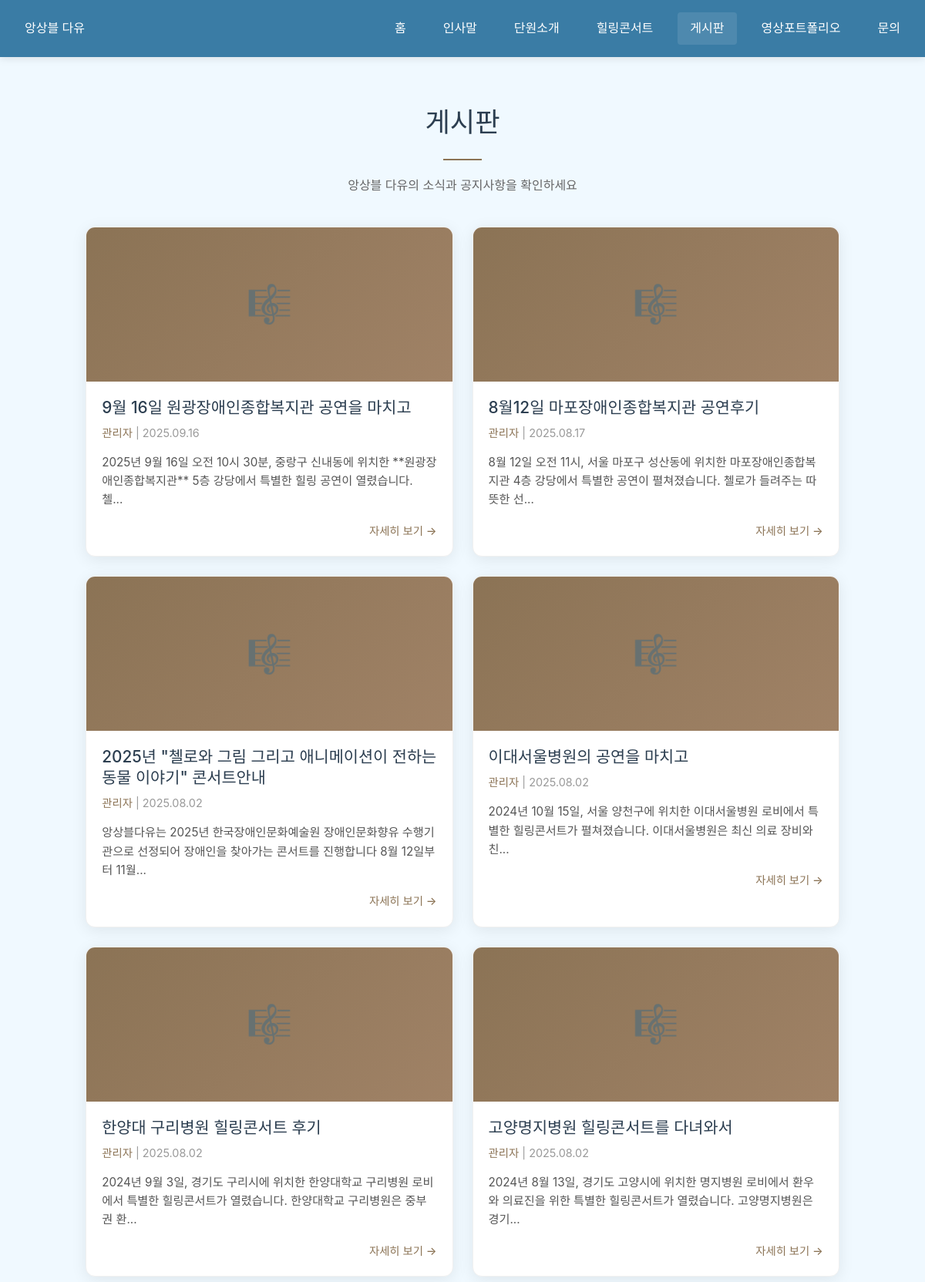
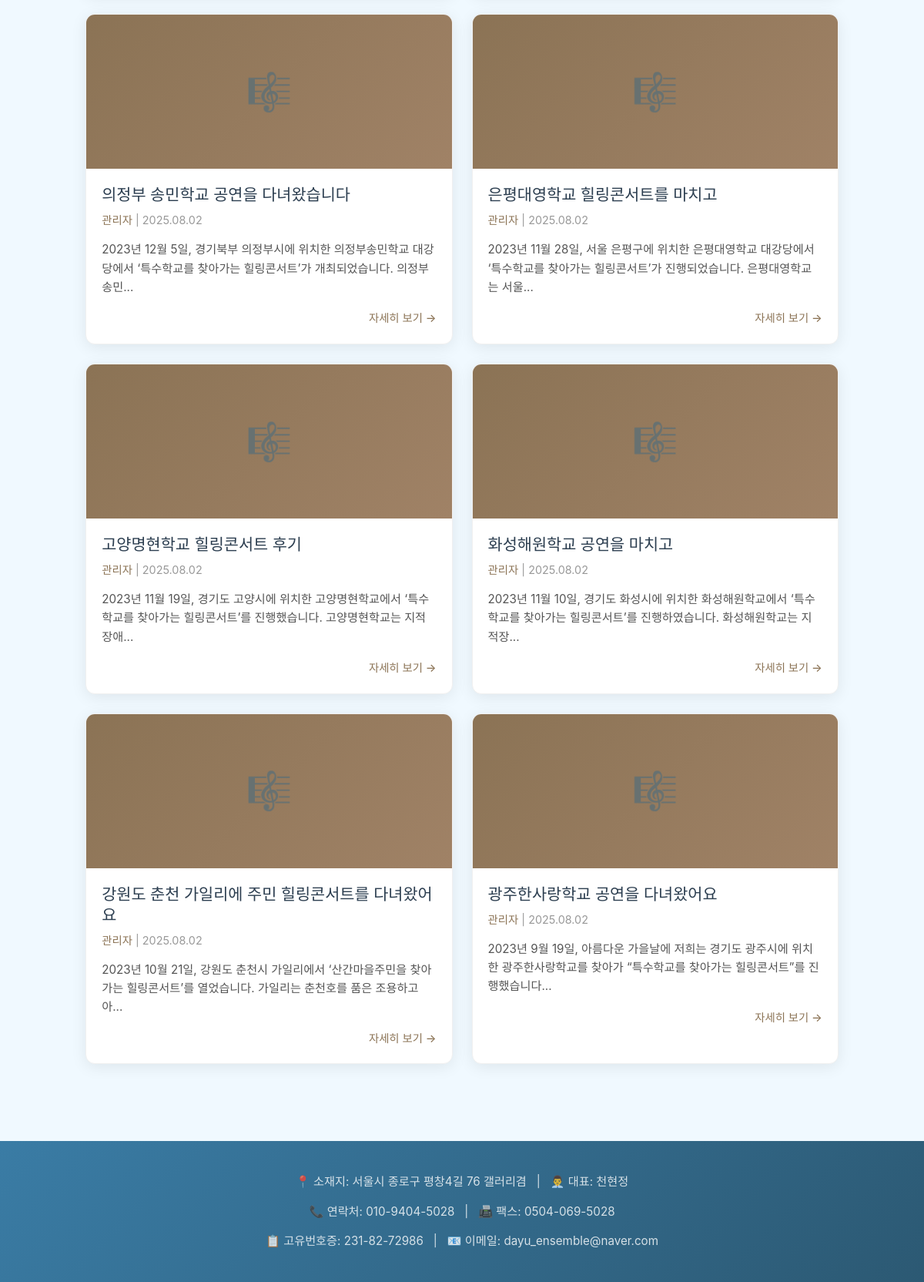
The app's page /board with its own data (2 pictures, top to bottom).
### app.py (models this page shows)
class Post(db.Model):
    id = db.Column(db.Integer, primary_key=True)
    title = db.Column(db.String(200), nullable=False)
    content = db.Column(db.Text, nullable=False)
    author = db.Column(db.String(100), nullable=False)
    date_posted = db.Column(db.DateTime, default=datetime.utcnow)
    images = db.relationship('Image', backref='post', lazy=True, cascade='all, delete-orphan')

### app.py (the view)
@app.route('/board')
def board():
    import os
    try:
        posts = Post.query.order_by(Post.date_posted.desc()).all()
        return render_template('board.html', posts=posts, is_admin=check_admin())
    except Exception as e:
        return f"""
        <h1>Board Error</h1>
        <p>Error: {str(e)}</p>
        <p>Template folder: {app.template_folder}</p>
        <p>Exists: {os.path.exists(app.template_folder)}</p>
        <p>Files in templates: {os.listdir(app.template_folder) if os.path.exists(app.template_folder) else 'Not found'}</p>
        <a href="/debug/templates">Check debug info</a>
        """, 500

### app.py (called while the page is built)
def check_admin():
    return session.get('is_admin', False)

def get_display_date(post):
    return post.date_posted

@app.context_processor
def inject_template_vars():
    return {
        'get_image_count': get_image_count,
        'get_primary_image': get_primary_image,
        'get_display_date': get_display_date,
        'is_admin': check_admin()
    }

### templates/board.html (shortened to what this page needs)
{% extends "base.html" %}
{% block content %}
<section style="max-width: 1200px; margin: 0 auto; padding: 40px 30px;">
    <div style="text-align: center; margin-bottom: 40px;">
        <h1 style="font-size: 2.2em; color: #2c3e50; font-weight: 300; margin: 0;">게시판</h1>
        <div style="width: 50px; height: 2px; background: #8b7355; margin: 20px auto;"></div>
        <p style="color: #666; font-size: 1em;">앙상블 다유의 소식과 공지사항을 확인하세요</p>
    </div>
    {% if posts %}
        <div style="display: grid; grid-template-columns: repeat(auto-fit, minmax(350px, 1fr)); gap: 25px;">
            {% for post in posts %}
            <div style="background: #ffffff; border-radius: 12px; overflow: hidden; box-shadow: 0 4px 20px rgba(0,0,0,0.08); border: 1px solid #f0f0f0; transition: transform 0.3s ease, box-shadow 0.3s ease; cursor: pointer;"
                 onmouseover="this.style.transform='translateY(-5px)'; this.style.boxShadow='0 8px 30px rgba(0,0,0,0.15)'"
                 onmouseout="this.style.transform='translateY(0)'; this.style.boxShadow='0 4px 20px rgba(0,0,0,0.08)'"
                 onclick="window.location.href='/post/{{ post.id }}'">
                {% if post.image_filename %}
                <div style="height: 200px; overflow: hidden; background: #f8f9fa;">
                    <img src="{{ url_for('static', filename='uploads/' + post.image_filename) }}"
                         alt="첨부 이미지"
                         style="width: 100%; height: 100%; object-fit: cover;">
                </div>
                {% else %}
                <div style="height: 200px; background: linear-gradient(135deg, #8b7355, #a08266); display: flex; align-items: center; justify-content: center;">
                    <span style="color: white; font-size: 3em; opacity: 0.7;">🎼</span>
                </div>
                {% endif %}
                <div style="padding: 20px;">
                    <div style="margin-bottom: 15px;">
                        <h3 style="font-size: 1.3em; color: #2c3e50; margin: 0 0 8px 0; font-weight: 500; line-height: 1.3;">
                            {{ post.title }}
                        </h3>
                        <div style="color: #999; font-size: 0.9em; margin-bottom: 12px;">
                            <span style="color: #8b7355; font-weight: 400;">{{ post.author }}</span> |
                            {% set display_date = get_display_date(post) %}
                            {% if display_date != post.date_posted %}
                                <span style="color: #999; font-weight: 500;">{{ display_date.strftime('%Y.%m.%d') }}</span>
                                <span style="color: #999; font-size: 0.8em;"></span>
                            {% else %}
                                {{ post.date_posted.strftime('%Y.%m.%d') }}
                            {% endif %}
                        </div>
                    </div>
                    <p style="color: #555; line-height: 1.6; margin: 0; font-size: 0.95em;">
                        {% if post.content|length > 80 %}
                            {{ post.content[:80] }}...
                        {% else %}
                            {{ post.content }}
                        {% endif %}
                    </p>
                    <div style="margin-top: 15px; text-align: right;">
                        <span style="color: #8b7355; font-size: 0.9em; font-weight: 500;">자세히 보기 →</span>
                    </div>
                </div>
            </div>
            {% endfor %}
        </div>
    {% endif %}
</section>
{% endblock %}

### templates/base.html (shortened to what this page needs)
<!DOCTYPE html>
<html lang="ko">
<head>
</head>
<body>
    <nav>
        <div class="nav-container">
            <a href="/" style="font-weight: 500;">앙상블 다유</a>
            <div class="nav-links">
                <a href="/" class="{% if request.path == '/' %}active{% endif %}">홈</a>
                <a href="/greeting" class="{% if request.path == '/greeting' %}active{% endif %}">인사말</a>
                <a href="/members" class="{% if request.path == '/members' %}active{% endif %}">단원소개</a>
                <a href="/healingconcert" class="{% if request.path == '/healingconcert' %}active{% endif %}">힐링콘서트</a>
                <a href="/board" class="{% if request.path == '/board' %}active{% endif %}">게시판</a>
                <a href="/portfolio" class="{% if request.path == '/portfolio' %}active{% endif %}">영상포트폴리오</a>
                <a href="/contact" class="{% if request.path == '/contact' %}active{% endif %}">문의</a>
            </div>
        </div>
    </nav>
    <div class="container">
        {% block content %}{% endblock %}
    </div>
    <footer class="footer">
        <div class="footer-content">
            <div class="footer-info">
                <p>📍 소재지: 서울시 종로구 평창4길 76 갤러리겸 &nbsp;&nbsp;|&nbsp;&nbsp; 👨‍💼 대표: 천현정</p>
                <p>📞 연락처: 010-9404-5028 &nbsp;&nbsp;|&nbsp;&nbsp; 📠 팩스: 0504-069-5028</p>
                <p>📋 고유번호증: 231-82-72986 &nbsp;&nbsp;|&nbsp;&nbsp; 📧 이메일: dayu_ensemble@naver.com</p>
            </div>
        </div>
    </footer>
</body>
</html>

### templates/base.html (style rules this page uses)
:root { --primary-color: #3a7ca5; --secondary-color: #7fc8f8; --accent-color: #ff914d; --light-bg: #f0f9ff; --highlight-color: #d0ebff; --white: #ffffff; --text-color: #333333; --text-light: #666666; }
* { box-sizing: border-box; margin: 0; padding: 0; }
body { font-family: -apple-system, BlinkMacSystemFont, "Segoe UI", Roboto, "Helvetica Neue", Arial, sans-serif; line-height: 1.6; color: var(--text-color); background-color: var(--light-bg); min-height: 100vh; display: flex; flex-direction: column; }
.container { max-width: 1200px; margin: 0 auto; }
nav { background-color: var(--primary-color); padding: 1rem; position: sticky; top: 0; z-index: 100; box-shadow: 0 2px 10px rgba(0,0,0,0.1); }
.nav-container { max-width: 1200px; margin: 0 auto; display: flex; justify-content: space-between; align-items: center; }
.nav-links { display: flex; gap: 1rem; }
nav a { color: var(--white); text-decoration: none; padding: 0.5rem 1rem; border-radius: 4px; font-weight: 400; transition: all 0.3s ease; }
nav a:hover, nav a.active { background-color: rgba(255,255,255,0.1); }
.footer { background: linear-gradient(135deg, var(--primary-color), #2c5973); color: white; padding: 30px 0; margin-top: 60px; }
.footer-content { max-width: 1200px; margin: 0 auto; padding: 0 30px; text-align: center; }
.footer-info { line-height: 2; color: rgba(255, 255, 255, 0.8); font-size: 0.95em; }
.footer-info p { margin: 8px 0; }

### records on screen
Post: title "9월 16일 원광장애인종합복지관 공연을 마치고", author "관리자", date_posted "2025.09.16", content "2025년 9월 16일 오전 10시 30분, 중랑구 신내동에 위치한 **원광장애인종합복지관** 5층 강당에서 특별한 힐링 공연이 열렸습니다. 첼"
Post: title "8월12일 마포장애인종합복지관 공연후기", author "관리자", date_posted "2025.08.17", content "8월 12일 오전 11시, 서울 마포구 성산동에 위치한 마포장애인종합복지관 4층 강당에서 특별한 공연이 펼쳐졌습니다. 첼로가 들려주는 따뜻한 선"
Post: title "2025년 \"첼로와 그림 그리고 애니메이션이 전하는 동물 이야기\" 콘서트안내", author "관리자", date_posted "2025.08.02", content "앙상블다유는 2025년 한국장애인문화예술원 장애인문화향유 수행기관으로 선정되어 장애인을 찾아가는 콘서트를 진행합니다 8월 12일부터 11월"
Post: title "이대서울병원의 공연을 마치고", author "관리자", date_posted "2025.08.02", content "2024년 10월 15일, 서울 양천구에 위치한 이대서울병원 로비에서 특별한 힐링콘서트가 펼쳐졌습니다. 이대서울병원은 최신 의료 장비와 친"
Post: title "한양대 구리병원 힐링콘서트 후기", author "관리자", date_posted "2025.08.02", content "2024년 9월 3일, 경기도 구리시에 위치한 한양대학교 구리병원 로비에서 특별한 힐링콘서트가 열렸습니다. 한양대학교 구리병원은 중부권 환"
Post: title "고양명지병원 힐링콘서트를 다녀와서", author "관리자", date_posted "2025.08.02", content "2024년 8월 13일, 경기도 고양시에 위치한 명지병원 로비에서 환우와 의료진을 위한 특별한 힐링콘서트가 열렸습니다. 고양명지병원은 경기"
Post: title "의정부 송민학교 공연을 다녀왔습니다", author "관리자", date_posted "2025.08.02", content "2023년 12월 5일, 경기북부 의정부시에 위치한 의정부송민학교 대강당에서 ‘특수학교를 찾아가는 힐링콘서트’가 개최되었습니다. 의정부송민"
Post: title "은평대영학교 힐링콘서트를 마치고", author "관리자", date_posted "2025.08.02", content "2023년 11월 28일, 서울 은평구에 위치한 은평대영학교 대강당에서 ‘특수학교를 찾아가는 힐링콘서트’가 진행되었습니다. 은평대영학교는 서울"
Post: title "고양명현학교 힐링콘서트 후기", author "관리자", date_posted "2025.08.02", content "2023년 11월 19일, 경기도 고양시에 위치한 고양명현학교에서 ‘특수학교를 찾아가는 힐링콘서트’를 진행했습니다. 고양명현학교는 지적장애"
Post: title "화성해원학교 공연을 마치고", author "관리자", date_posted "2025.08.02", content "2023년 11월 10일, 경기도 화성시에 위치한 화성해원학교에서 ‘특수학교를 찾아가는 힐링콘서트’를 진행하였습니다. 화성해원학교는 지적장"
Post: title "강원도 춘천 가일리에 주민 힐링콘서트를 다녀왔어요", author "관리자", date_posted "2025.08.02", content "2023년 10월 21일, 강원도 춘천시 가일리에서 ‘산간마을주민을 찾아가는 힐링콘서트’를 열었습니다. 가일리는 춘천호를 품은 조용하고 아"
Post: title "광주한사랑학교 공연을 다녀왔어요", author "관리자", date_posted "2025.08.02", content "2023년 9월 19일, 아름다운 가을날에 저희는 경기도 광주시에 위치한 광주한사랑학교를 찾아가 “특수학교를 찾아가는 힐링콘서트”를 진행했습니다"
